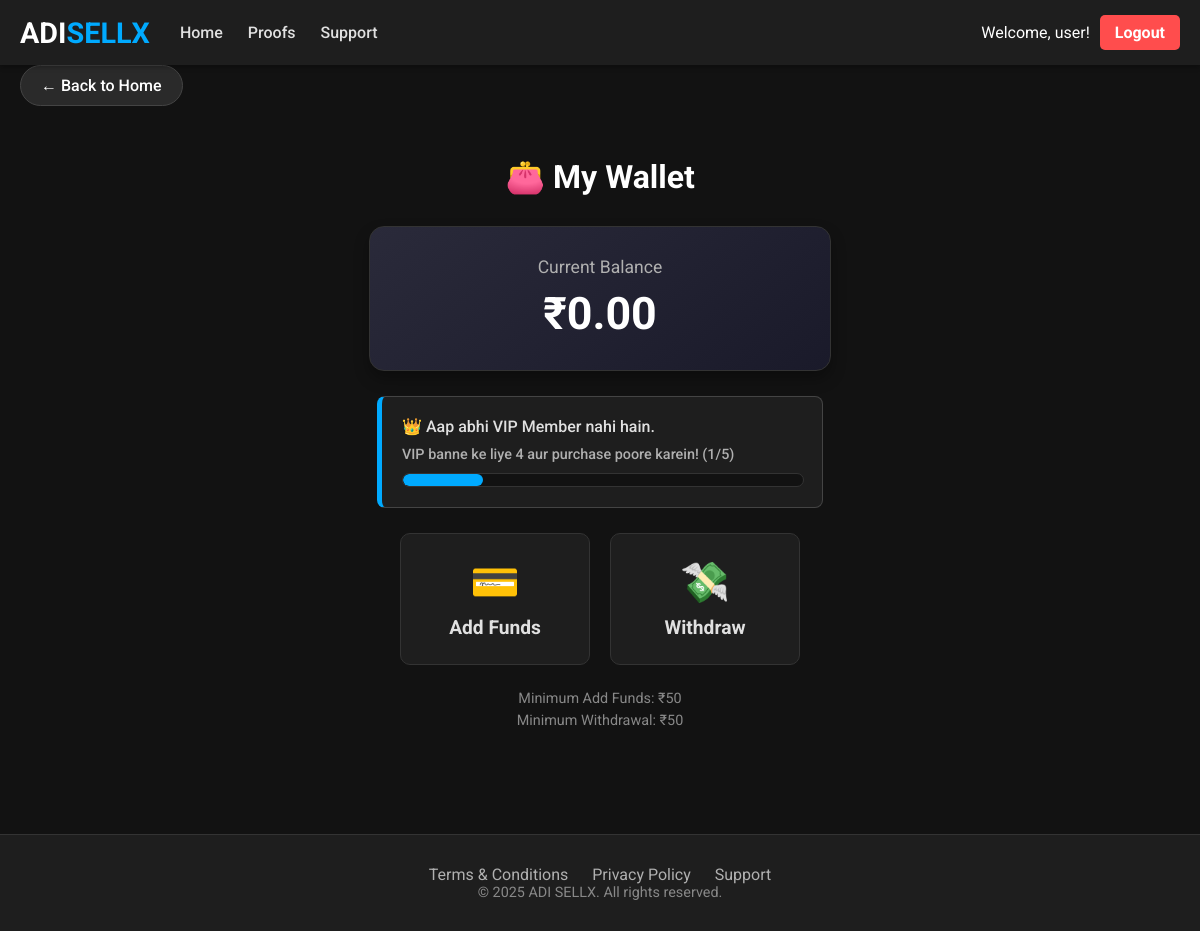
The app's page /wallet (signed in) with its own data.
### tables this page shows
CREATE TABLE users (
            id INTEGER PRIMARY KEY AUTOINCREMENT,
            username TEXT UNIQUE NOT NULL,
            password_hash TEXT NOT NULL,
            wallet REAL DEFAULT 0,
            purchases INTEGER DEFAULT 0,
            referrals INTEGER DEFAULT 0,
            is_vip INTEGER DEFAULT 0,
            created_at INTEGER DEFAULT (strftime('%s', 'now')),
            device_fingerprint TEXT
        );

### app.py (the view)
@app.route('/wallet')
def wallet_page():
    if 'user_id' not in session:
        flash("Wallet dekhne ke liye please login karein.", "error")
        return redirect(url_for('login_page'))
    user_id = session['user_id']
    conn = sqlite3.connect(DATABASE)
    conn.row_factory = sqlite3.Row
    c = conn.cursor()
    c.execute("SELECT wallet, is_vip, purchases FROM users WHERE id = ?", (user_id,))
    user_data = c.fetchone()
    conn.close()
    if user_data is None:
        flash("User not found.", "error")
        return redirect(url_for('logout'))
    return render_template('wallet.html', user=user_data)

### templates/wallet.html (shortened to what this page needs)
<!DOCTYPE html>
<html lang="en">
<head>
    <link rel="stylesheet" href="{{ url_for('static', filename='style.css') }}">
</head>
<body>
    <nav>
        <div class="container nav-container">
            <div class="nav-left">
                <a href="/" class="logo">ADI<span>SELLX</span></a>
                <div class="menu-links">
                    <a href="/">Home</a>
                    <a href="/proofs">Proofs</a>
                    <a href="/support">Support</a>
                </div>
            </div>
            <div class="user-actions">
                 {% if session['username'] %}
                    <span style="color: white; margin-right: 10px;">Welcome, {{ session['username'] }}!</span>
                    <a href="/logout" class="login-btn" style="background-color: #ff4d4d;">Logout</a>
                 {% else %}
                    <a href="{{ url_for('login_page', ref=referrer_username) }}" class="login-btn">Login / Register</a>
                 {% endif %}
                 </div>
        </div>
    </nav>
    <section class="dashboard">
        <div class="container">
            <a href="/" class="back-button">
                &larr; Back to Home
            </a>
            <h2 class="section-title">👛 My Wallet</h2>
            <div class="wallet-balance-card">
                <span class="balance-label">Current Balance</span>
                <span class="balance-amount">₹{{ "%.2f"|format(user.wallet) }}</span>
            </div>
            {% if user.is_vip == 1 %}
                <div class="vip-card vip-active">
                    👑 Aap ek **VIP Member** hain! Aapko sabhi orders par 10% OFF milega.
                </div>
            {% else %}
                <div class="vip-card">
                    👑 Aap abhi VIP Member nahi hain.
                    <br>
                    <span class="vip-progress-text">
                        VIP banne ke liye {{ 5 - user.purchases }} aur purchase poore karein! ({{ user.purchases }}/5)
                    </span>
                    <div class="vip-progress-bar-container">
                        <div class="vip-progress-bar" style="width: {{ (user.purchases / 5) * 100 }}%;"></div>
                    </div>
                </div>
            {% endif %}
            <div class="wallet-actions">
                <a href="/add-funds" class="wallet-button add-funds">
                    <span>💳</span>
                    Add Funds
                </a>
                <a href="/withdraw" class="wallet-button withdraw">
                    <span>💸</span>
                    Withdraw
                </a>
            </div>
            <div class="wallet-info">
                <p>Minimum Add Funds: ₹50</p>
                <p>Minimum Withdrawal: ₹50</p>
            </div>
        </div>
    </section>
    <footer>
        <div class="container">
            <div class="footer-links">
                <a href="#">Terms & Conditions</a>
                <a href="#">Privacy Policy</a>
                <a href="/support">Support</a>
            </div>
            <p>© 2025 ADI SELLX. All rights reserved.</p>
        </div>
    </footer>
</body>
</html>

### static/style.css (style rules this page uses)
body { font-family: 'Roboto', sans-serif; background-color: #121212; color: #e0e0e0; margin: 0; padding: 0; }
.container { max-width: 1200px; margin: 0 auto; padding: 0 20px; }
nav { background-color: #1e1e1e; padding: 15px 0; box-shadow: 0 2px 5px rgba(0, 0, 0, 0.3); position: sticky; top: 0; z-index: 1000; }
.nav-container { display: flex; justify-content: space-between; align-items: center; }
.nav-left { display: flex; align-items: center; gap: 30px; }
nav .logo { font-size: 1.8rem; font-weight: 700; color: #ffffff; text-decoration: none; }
nav .logo span { color: #00aaff; }
nav .menu-links { display: none; gap: 25px; }
nav .menu-links a { color: #e0e0e0; text-decoration: none; font-weight: 500; transition: color 0.3s ease; }
nav .user-actions { display: flex; align-items: center; }
.login-btn { background-color: #00aaff; color: #ffffff !important; padding: 8px 15px; border-radius: 5px; text-decoration: none; font-weight: 700; transition: background-color 0.3s ease; }
.dashboard { padding: 0 0 50px 0; }
.section-title { text-align: center; font-size: 2rem; color: #ffffff; margin-bottom: 30px; opacity: 0; animation: fadeIn 0.8s ease-out 0.8s forwards; }
footer { background-color: #1e1e1e; text-align: center; padding: 30px 20px; margin-top: 50px; border-top: 1px solid #333; }
footer .footer-links a { color: #b0b0b0; text-decoration: none; margin: 0 10px; }
footer p { color: #888; font-size: 0.9rem; margin: 0; }
.back-button { display: inline-block; background-color: #2a2a2a; color: #ffffff; border: 1px solid #444; padding: 10px 20px; border-radius: 25px; text-decoration: none; font-weight: 500; margin-bottom: 25px; transition: all 0.3s ease; }
@media (min-width: 768px) { nav .menu-links { display: flex; } }
.wallet-balance-card { background: linear-gradient(145deg, #2a2a3a, #1a1a2a); border: 1px solid #333; border-radius: 15px; padding: 30px; text-align: center; max-width: 400px; margin: 0 auto 25px auto; box-shadow: 0 8px 15px rgba(0, 0, 0, 0.3); opacity: 0; animation: fadeIn 0.8s ease-out 0.5s forwards; }
.balance-label { display: block; font-size: 1.1rem; color: #b0b0b0; margin-bottom: 10px; }
.balance-amount { display: block; font-size: 2.8rem; font-weight: 700; color: #ffffff; line-height: 1.2; }
.vip-card { background-color: #1e1e1e; border: 1px solid #444; border-left: 5px solid #00aaff; padding: 20px; border-radius: 8px; max-width: 400px; margin: 0 auto 25px auto; color: #e0e0e0; font-weight: 500; opacity: 0; animation: fadeIn 0.8s ease-out 0.8s forwards; }
.wallet-actions { display: grid; grid-template-columns: 1fr 1fr; gap: 20px; max-width: 400px; margin: 0 auto 25px auto; opacity: 0; animation: fadeIn 0.8s ease-out 1s forwards; }
.wallet-button { display: flex; flex-direction: column; align-items: center; justify-content: center; background-color: #1e1e1e; border: 1px solid #333; border-radius: 10px; padding: 25px 20px; text-decoration: none; color: #e0e0e0; font-size: 1.2rem; font-weight: 700; transition: all 0.3s ease; }
.wallet-button span { font-size: 2.5rem; margin-bottom: 10px; }
.wallet-info { text-align: center; color: #888; font-size: 0.9rem; max-width: 400px; margin: 0 auto; opacity: 0; animation: fadeIn 0.8s ease-out 1.2s forwards; }
.wallet-info p { margin: 5px 0; }
.vip-progress-text { display: block; font-size: 0.9rem; color: #b0b0b0; margin-top: 10px; }
.vip-progress-bar-container { width: 100%; background-color: #121212; border: 1px solid #333; border-radius: 10px; height: 12px; margin-top: 10px; overflow: hidden; }
.vip-progress-bar { height: 100%; background-color: #00aaff; border-radius: 10px; transition: width 0.5s ease; }

### records on screen
users: username "user", wallet "0.00", 5-user.purchases "4", purchases "1"
